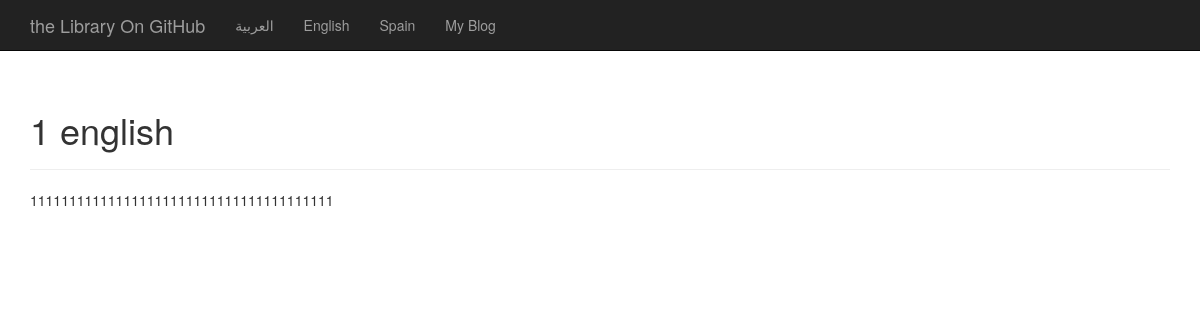
Page /posts.php?id=1 on the committed database.
### tables this page shows
CREATE TABLE IF NOT EXISTS `translation` (
  `id` int(11) NOT NULL,
  `title` varchar(255) NOT NULL,
  `content` longtext NOT NULL,
  `lang` varchar(2) NOT NULL
);

### classes/config.php (called while the page is built)
<?php
class Config
{
    public static function get($settingPath = '') {
        if($settingPath) {
            $settingPath = explode('/', $settingPath);
            $config = $GLOBALS['langConfig'];
            foreach ($settingPath as $setting) {
                if (isset($config[$setting])) {
                    $config = $config[$setting];
                }
            }
            return $config;
        }
        return false;
    }
}

### classes/link.php (called while the page is built, shortened)
<?php
class Link
{
    private $_domin,
            $_query = false;
    public function __construct() {
        $this->_domin = $_SERVER['SERVER_NAME'];
    }
    private function clean($link) {
        $get = $_GET;
        if(preg_match('/\?*/', $link)) {
            $url = substr($link, 0, strpos($link, "?"));
            $link = str_replace($url, '', $link);
        }
        if(count($get)) {
            $this->_query = true;
            $qString = "?";
            foreach($get as $key => $val) {
                $qString .= $key . "=" . $val . "&";
            }
            $link = $link . rtrim($qString, '&');
        }
        return $link;
    }
    public function create($link = '', $lang = '') {
        $hideDefaultLanguage = (Config::get('options/hide_default_language') ? true
                            : false);
        if(!$link) {
            $url = $this->clean('http://' . $this->_domin . $_SERVER['PHP_SELF']);
            if($hideDefaultLanguage && $lang == defualtLang()) {
                return $url;
            }
            if($this->_query) {
                return $url . '&lang=' . $lang;
            }
            return $url . '?lang=' . $lang;
        }
        return $link . '?lang=' . $lang;
    }
}

### classes/DBcontent.php (called while the page is built, shortened)
<?php
class DBContent
{
    private static $_instace;
    private $_extention,
            $_db,
            $_dbType,
            $_results,
            $_valiableLang = array();
    private $_host,
            $_user,
            $_pass,
            $_charset,
            $_dbName,
            $_tableName;
    private function __construct() {
        $this->_dbType = strtolower(Config::get('database/db_type'));
        $this->_host = Config::get('database/host');
        $this->_user = Config::get('database/username');
        $this->_pass = Config::get('database/password');
        $this->_charset = Config::get('database/charset');
        $this->_dbName = Config::get('database/db_name');
        $this->_tableName = Config::get('database/table_name');
        $connectFunction = $this->_dbType . 'ConnectWithDatabase';
        $this->_db = $this->$connectFunction();
    }
    public static function connect() {
        if(!isset(self::$_instace)) {
            self::$_instace = new DBContent();
        }
        return self::$_instace;
    }
    private function pdoConnectWithDatabase() {
        if($connectionString = new PDO('mysql:host=' . $this->_host . ';dbname=' . $this->_dbName,
                $this->_user, $this->_pass)) {
            $connectionString->exec("set names {$this->_charset}");
            return $connectionString;
        }
        return false;
    }
    private function pdoQuery($sql) {
        $this->_results = '';
        $stmt = $this->_db->prepare($sql);
        if($stmt->execute()) {
            $this->_results = $stmt->fetchAll(PDO::FETCH_ASSOC);
            return true;
        }
        return false;
    }
    private function checkIfContentExistInCurrentLanguage($table, $id) {
        $sql = "SELECT local FROM {$table} WHERE id = {$id}";
        $correctFunctionName = $this->_dbType . 'Query';
        $this->$correctFunctionName($sql);
        $languages = explode(',', $this->_results[0]['local']);
        if(in_array(currentLang(), $languages)) {
            return true;
        }
        return false;
    }
    public function get($table, $id = '') {
        if(Config::get('options/hide_untranslated') == true) {
            if($id) {
                if($this->checkIfContentExistInCurrentLanguage($table, $id)) {
                    $sql = "SELECT * FROM {$this->_tableName} WHERE id = {$id} AND lang = '" . currentLang() . "'";
                    $correctFunctionName = $this->_dbType . 'Query';
                    if($this->$correctFunctionName($sql)) {
                        return $this->_results[0];
                    }
                    return false;
                } elseif(Config::get('options/alert_user_available_lang') == true) {
                    return notValiableMessage(currentLang()) . $this->valiableLang();
                }
            } else {
                $sql = "SELECT * FROM {$this->_tableName} WHERE lang = '" . currentLang() . "'";
                $correctFunctionName = $this->_dbType . 'Query';
                if($this->$correctFunctionName($sql)) {
                    return $this->_results;
                }
                return false;
            }
        } else {
            if($id) {
                if($this->checkIfContentExistInCurrentLanguage($table, $id)) {
                    $sql = "SELECT * FROM {$this->_tableName} WHERE id = {$id} AND lang = '" . currentLang() . "'";
                    $correctFunctionName = $this->_dbType . 'Query';
                    if($this->$correctFunctionName($sql)) {
                        return $this->_results[0];
                    }
                } else {
                    return notValiableMessage(currentLang()) . $this->valiableLang();
                }
            }
        }
    }
}

### posts.php (the view, shortened to what this page needs)
<?php
$link = new Link();
$db = DBContent::connect();
if(isset($_GET['id'])) {
    $post = $db->get('content', $_GET['id']);
} else {
    echo "<center><h3>" . _x("Page Not Found .. ERROR 404...") . "</h3></center>";
    die();
}
?>
<!DOCTYPE html>
<html dir="<?php getDir() ?>">
    <head>
        <link href="assets/css/bootstrap.css" type="text/css" rel="stylesheet">
        <link href="assets/css/bootstrap.min.css" type="text/css" rel="stylesheet">
        <link href="assets/css/heroic-features.css" type="text/css" rel="stylesheet">
        <link href="assets/css/sweet-alert.css" type="text/css" rel="stylesheet">
    </head>
    <body>
        <nav class="navbar navbar-inverse navbar-fixed-top" role="navigation">
            <div class="container">
                <div class="navbar-header">
                    <a class="navbar-brand" href="#"><?php __('the Library On GitHub'); ?></a>
                </div>
                <div class="collapse navbar-collapse" id="bs-example-navbar-collapse-1">
                    <ul class="nav navbar-nav">
                        <?php
                        foreach(enabledLanguagesList() as $lang => $code) {
                            ?>
                            <li>
                                <a href="<?php echo $link->create('', $code) ?>"><?php echo languageNameIntongue($code) ?></a>
                            </li>
                            <?php
                        }
                        ?>
                        <li>
                            <a target="_blank" href="http://t3lam.net"><?php __("My Blog"); ?></a>
                        </li>
                    </ul>
                </div>
            </div>
        </nav>
        <div class="container">
            <div class="row clearfix">
                <div class="col-md-12 column">
                    <div class="page-header">
                        <?php
                        if(is_string($post)) {
                            echo '<h3>' . $post . '</h3>';
                        } else {
                        ?>
                        <h1>
                            <?php echo $post['title'] ?>
                        </h1>
                    </div>
                    <p>
                        <?php echo $post['content'] ;}?>
                    </p>
                </div>
            </div>
        </div>
    </body>
</html>

### assets/css/heroic-features.css (style rules this page uses)
body { padding-top: 70px; }

### rows in the picture
translation: lang "English", title "1 english", content "111111111111111111111111111111111111111"

### other values in the picture
$translate->getTranslate($string) "the Library On GitHub My Blog"
languageNameIntongue($code) "العربية"
languageNameIntongue($code) "Spain"
